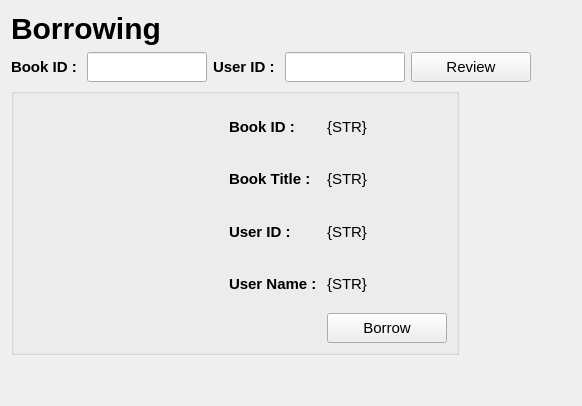
      <widget class="QWidget" name="Borrowing">
       <layout class="QVBoxLayout" name="verticalLayout_9">
        <item>
         <widget class="QLabel" name="label_3">
          <property name="sizePolicy">
           <sizepolicy hsizetype="Preferred" vsizetype="Fixed">
            <horstretch>0</horstretch>
            <verstretch>0</verstretch>
           </sizepolicy>
          </property>
          <property name="styleSheet">
           <string notr="true">font-size: 30px; font-weight: 600;</string>
          </property>
          <property name="text">
           <string>Borrowing</string>
          </property>
         </widget>
        </item>
        <item>
         <layout class="QVBoxLayout" name="verticalLayout_17">
          <item>
           <layout class="QHBoxLayout" name="horizontalLayout_12">
            <item>
             <widget class="QLabel" name="label_24">
              <property name="styleSheet">
               <string notr="true">font-size: 15px; font-weight: 600</string>
              </property>
              <property name="text">
               <string>Book ID : </string>
              </property>
             </widget>
            </item>
            <item>
             <widget class="QLineEdit" name="lineEditB_BookID">
              <property name="minimumSize">
               <size>
                <width>120</width>
                <height>30</height>
               </size>
              </property>
              <property name="maximumSize">
               <size>
                <width>120</width>
                <height>30</height>
               </size>
              </property>
              <property name="styleSheet">
               <string notr="true">font-size: 15px;</string>
              </property>
             </widget>
            </item>
            <item>
             <widget class="QLabel" name="label_25">
              <property name="styleSheet">
               <string notr="true">font-size: 15px; font-weight: 600</string>
              </property>
              <property name="text">
               <string>User ID : </string>
              </property>
             </widget>
            </item>
            <item>
             <widget class="QLineEdit" name="lineEditB_UserID">
              <property name="minimumSize">
               <size>
                <width>120</width>
                <height>30</height>
               </size>
              </property>
              <property name="maximumSize">
               <size>
                <width>120</width>
                <height>30</height>
               </size>
              </property>
              <property name="styleSheet">
               <string notr="true">font-size: 15px;</string>
              </property>
             </widget>
            </item>
            <item>
             <widget class="QPushButton" name="pushButtonB_Review">
              <property name="minimumSize">
               <size>
                <width>120</width>
                <height>30</height>
               </size>
              </property>
              <property name="maximumSize">
               <size>
                <width>120</width>
                <height>30</height>
               </size>
              </property>
              <property name="styleSheet">
               <string notr="true">font-size: 15px;</string>
              </property>
              <property name="text">
               <string>Review</string>
              </property>
             </widget>
            </item>
            <item>
             <spacer name="horizontalSpacer_19">
              <property name="orientation">
               <enum>Qt::Horizontal</enum>
              </property>
              <property name="sizeHint" stdset="0">
               <size>
                <width>40</width>
                <height>20</height>
               </size>
              </property>
             </spacer>
            </item>
           </layout>
          </item>
          <item>
           <layout class="QHBoxLayout" name="horizontalLayout_7">
            <item>
             <widget class="QGroupBox" name="groupBoxB">
              <property name="title">
               <string/>
              </property>
              <layout class="QHBoxLayout" name="horizontalLayout">
               <item>
                <widget class="QLabel" name="labelB_Image">
                 <property name="minimumSize">
                  <size>
                   <width>180</width>
                   <height>240</height>
                  </size>
                 </property>
                 <property name="maximumSize">
                  <size>
                   <width>180</width>
                   <height>240</height>
                  </size>
                 </property>
                 <property name="text">
                  <string/>
                 </property>
                 <property name="pixmap">
                  <pixmap>../../assets/book.svg</pixmap>
                 </property>
                 <property name="scaledContents">
                  <bool>true</bool>
                 </property>
                </widget>
               </item>
               <item>
                <spacer name="horizontalSpacer_22">
                 <property name="orientation">
                  <enum>Qt::Horizontal</enum>
                 </property>
                 <property name="sizeType">
                  <enum>QSizePolicy::Fixed</enum>
                 </property>
                 <property name="sizeHint" stdset="0">
                  <size>
                   <width>20</width>
                   <height>20</height>
                  </size>
                 </property>
                </spacer>
               </item>
               <item>
                <layout class="QGridLayout" name="gridLayout_5">
                 <item row="4" column="1">
                  <widget class="QPushButton" name="pushButtonB_Borrow">
                   <property name="minimumSize">
                    <size>
                     <width>120</width>
                     <height>30</height>
                    </size>
                   </property>
                   <property name="maximumSize">
                    <size>
                     <width>120</width>
                     <height>30</height>
                    </size>
                   </property>
                   <property name="styleSheet">
                    <string notr="true">font-size: 15px;</string>
                   </property>
                   <property name="text">
                    <string>Borrow</string>
                   </property>
                  </widget>
                 </item>
                 <item row="2" column="1">
                  <widget class="QLabel" name="labelB_UserID">
                   <property name="styleSheet">
                    <string notr="true">font-size: 15px;</string>
                   </property>
                   <property name="text">
                    <string>{STR}</string>
                   </property>
                  </widget>
                 </item>
                 <item row="0" column="1">
                  <widget class="QLabel" name="labelB_BookID">
                   <property name="styleSheet">
                    <string notr="true">font-size: 15px;</string>
                   </property>
                   <property name="text">
                    <string>{STR}</string>
                   </property>
                  </widget>
                 </item>
                 <item row="1" column="1">
                  <widget class="QLabel" name="labelB_BookTitle">
                   <property name="styleSheet">
                    <string notr="true">font-size: 15px;</string>
                   </property>
                   <property name="text">
                    <string>{STR}</string>
                   </property>
                  </widget>
                 </item>
                 <item row="2" column="0">
                  <widget class="QLabel" name="label_30">
                   <property name="styleSheet">
                    <string notr="true">font-size: 15px; font-weight: 600</string>
                   </property>
                   <property name="text">
                    <string>User ID : </string>
                   </property>
                  </widget>
                 </item>
                 <item row="1" column="0">
                  <widget class="QLabel" name="label_27">
                   <property name="styleSheet">
                    <string notr="true">font-size: 15px; font-weight: 600</string>
                   </property>
                   <property name="text">
                    <string>Book Title : </string>
                   </property>
                  </widget>
                 </item>
                 <item row="3" column="1">
                  <widget class="QLabel" name="labelB_UserName">
                   <property name="styleSheet">
                    <string notr="true">font-size: 15px;</string>
                   </property>
                   <property name="text">
                    <string>{STR}</string>
                   </property>
                  </widget>
                 </item>
                 <item row="3" column="0">
                  <widget class="QLabel" name="label_32">
                   <property name="styleSheet">
                    <string notr="true">font-size: 15px; font-weight: 600</string>
                   </property>
                   <property name="text">
                    <string>User Name : </string>
                   </property>
                  </widget>
                 </item>
                 <item row="0" column="0">
                  <widget class="QLabel" name="label_26">
                   <property name="styleSheet">
                    <string notr="true">font-size: 15px; font-weight: 600;</string>
                   </property>
                   <property name="text">
                    <string>Book ID : </string>
                   </property>
                  </widget>
                 </item>
                </layout>
               </item>
              </layout>
             </widget>
            </item>
            <item>
             <spacer name="horizontalSpacer_18">
              <property name="orientation">
               <enum>Qt::Horizontal</enum>
              </property>
              <property name="sizeHint" stdset="0">
               <size>
                <width>40</width>
                <height>20</height>
               </size>
              </property>
             </spacer>
            </item>
           </layout>
          </item>
          <item>
           <spacer name="verticalSpacer_4">
            <property name="orientation">
             <enum>Qt::Vertical</enum>
            </property>
            <property name="sizeHint" stdset="0">
             <size>
              <width>20</width>
              <height>40</height>
             </size>
            </property>
           </spacer>
          </item>
         </layout>
        </item>
       </layout>
      </widget>
